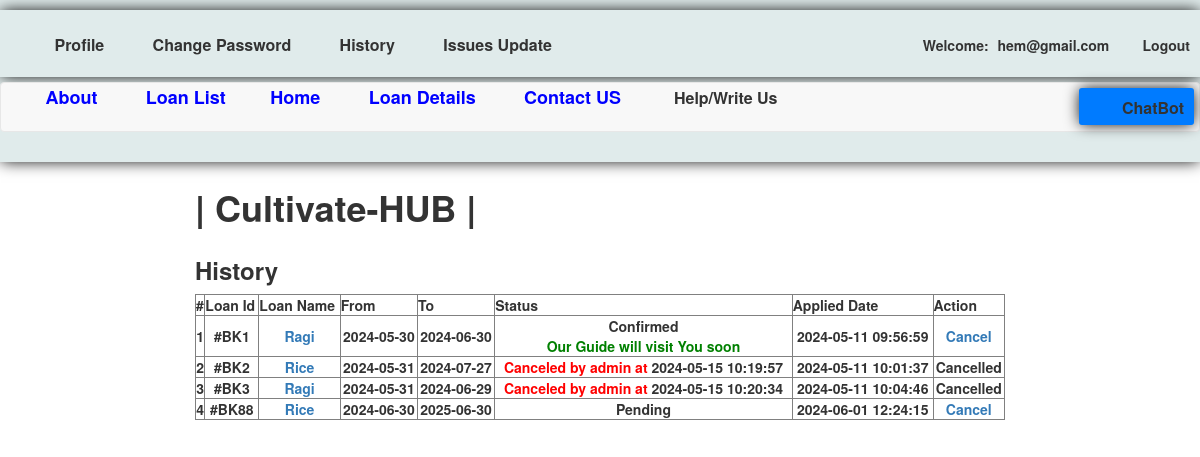
The page /loan-history.php (signed in) on the database its author committed.
### tables this page shows
CREATE TABLE `applying` (
  `BookingId` int(11) NOT NULL,
  `PackageId` int(11) DEFAULT NULL,
  `UserEmail` varchar(100) DEFAULT NULL,
  `FromDate` varchar(100) DEFAULT NULL,
  `ToDate` varchar(100) DEFAULT NULL,
  `Comment` mediumtext DEFAULT NULL,
  `RegDate` timestamp NULL DEFAULT current_timestamp(),
  `status` int(11) DEFAULT NULL,
  `CancelledBy` varchar(5) DEFAULT NULL,
  `UpdationDate` timestamp NULL DEFAULT NULL ON UPDATE current_timestamp()
);

CREATE TABLE `loanpackages` (
  `PackageId` int(11) NOT NULL,
  `PackageName` varchar(200) DEFAULT NULL,
  `PackageType` varchar(150) DEFAULT NULL,
  `PackageLocation` varchar(100) DEFAULT NULL,
  `PackagePrice` int(11) DEFAULT NULL,
  `PackageFetures` varchar(255) DEFAULT NULL,
  `PackageDetails` mediumtext DEFAULT NULL,
  `PackageImage` varchar(100) DEFAULT NULL,
  `Creationdate` timestamp NULL DEFAULT current_timestamp(),
  `UpdationDate` timestamp NULL DEFAULT NULL ON UPDATE current_timestamp()
);

### loan-history.php (the view, shortened to what this page needs)
<?php
include('includes/config.php');
if(strlen($_SESSION['login'])==0)
	{
header('location:index.php');
}
else{
?>
<!DOCTYPE HTML>
<html>
<head>
<link href="css/bootstrap.css" rel='stylesheet' type='text/css' />
<link href="css/headerstyle.css" rel='stylesheet' type='text/css' />
<link href="css/font-awesome.css" rel="stylesheet">
<link href="css/animate.css" rel="stylesheet" type="text/css" media="all">
</head>
<body>
<div class="top-header">
<?php include('includes/header.php');?>
<div class="banner-1 ">
	<div class="container">
		<h1 class="wow zoomIn animated animated" data-wow-delay=".5s" style="visibility: visible; animation-delay: 0.5s; animation-name: zoomIn;"><b>| Cultivate-HUB |</b></h1>
	</div>
</div>
<div class="privacy">
	<div class="container">
		<h3 class="wow fadeInDown animated animated" data-wow-delay=".5s" style="visibility: visible; animation-delay: 0.5s; animation-name: fadeInDown;"><b>History</b></h3>
		<form name="chngpwd" method="post" onSubmit="return valid();">
	<p>
	<table border="1" width="100%">
<center>
<tr align="center">
<th>#</th>
<th>Loan Id</th>
<th>Loan Name</th>
<th>From</th>
<th>To</th>
<th>Status</th>
<th>Applied Date</th>
<th>Action</th>
</tr>
<?php
$uemail=$_SESSION['login'];;
$sql = "SELECT applying.BookingId as bookid,applying.PackageId as pkgid,loanpackages.PackageName as packagename,applying.FromDate as fromdate,applying.ToDate as todate,applying.status as status,applying.RegDate as regdate,applying.CancelledBy as cancelby,applying.UpdationDate as upddate from applying join loanpackages on loanpackages.PackageId=applying.PackageId where UserEmail=:uemail";
$query = $dbh->prepare($sql);
$query -> bindParam(':uemail', $uemail, PDO::PARAM_STR);
$query->execute();
$results=$query->fetchAll(PDO::FETCH_OBJ);
$cnt=1;
if($query->rowCount() > 0)
{
foreach($results as $result)
{	?>
<tr align="center">
<td><?php echo htmlentities($cnt);?></td>
<td>#BK<?php echo htmlentities($result->bookid);?></td>
<td><a href="loan-details.php?pkgid=<?php echo htmlentities($result->pkgid);?>"><?php echo htmlentities($result->packagename);?></a></td>
<td><?php echo htmlentities($result->fromdate);?></td>
<td><?php echo htmlentities($result->todate);?></td>
<td><?php if($result->status==0)
{
echo "Pending";
}
if($result->status==1)
{
echo "Confirmed <br>";
echo "<font color='green'><b>Our Guide will visit You soon</b></font>";
}
if($result->status==2 and $result->cancelby=='a')
{
echo "<font color='red'><b>Canceled by admin at </b></font>" .$result->upddate;
}
?></td>
<td><?php echo htmlentities($result->regdate);?></td>
<?php if($result->status==2)
{
	?><td>Cancelled</td>
<?php } else {?>
<td><a href="loan-history.php?bkid=<?php echo htmlentities($result->bookid);?>" onclick="return confirm('Do you really want to cancel Application')" >Cancel</a></td>
<?php }?>
</tr>
<?php $cnt=$cnt+1; }} ?>
	</table>
			</p>
			</form>
	</div>
</div>
</body>
</html>
<?php } ?>

### includes/header.php (shortened to what this page needs)
<?php if($_SESSION['login'])
{?>
<head>
</head>
<div class="top-header">
	<div class="container1">
		<ul class="tp-hd-lft wow fadeInLeft animated" data-wow-delay=".5s">
			<li class="prnt"><a href="profile.php"><i class="fa fa-home"></i><b>Profile</b></a></li>
				<li class="prnt"><a href="change-password.php"><i class="fa fa-edit"></i><b>Change Password<b></a></li>
			<li class="prnt"><a href="loan-history.php"><i class="fa fa-chevron-circle-right"></i><b>History</b></a></li>
			<li class="prnt"><a href="issues.php"><i class="fa fa-comments-o"></i><b>Issues Update</b></a></li>
		</ul>
		<ul class="tp-hd-rgt wow fadeInRight animated" data-wow-delay=".5s">
			<li class="tol"></b>Welcome:</b></li>
			<li class="sig"><b><?php echo htmlentities($_SESSION['login']);?></b></li>
			<li class="sigi"><a href="logout.php" ><i class="fa fa-external-link"></i><b>Logout</b></a></li>
        </ul>
		<div class="clearfix"></div>
	</div>
</div><?php }?>
<div class="footer wow fadeInLeft animated" data-wow-delay=".5s">
			<nav class="navbar navbar-default">
				<div class="container4" id="bs-example-navbar-collapse-1">
					<ul class="tp-hd-lft wow fadeInLeft animated" data-wow-delay=".5s">
							<li><a href="page.php?type=aboutus"><i class="fa fa-info-circle"></i><font size="4px" color="blue"><b>About</b></font></a></li>
								<li><a href="loan-list.php"><i class="fa fa-list-alt"></i><font size="4px" color="blue"><b>Loan List</b></font></a></li>
			                  </ul>
							  <ul class="tp-hd-rgt wow fadeInRight animated" data-wow-delay=".5s">
							  <button class="btn btn-sm"><i class="fa fa-android"></i>
							  <li class="sig">
							  <a href="chat_index.php"><font size="3px"><b>ChatBot</b></font></a>
							  </li>
							  </button>
							   </ul>
							   <ul class="tp-hd-lft wow fadeInLeft animated" data-wow-delay=".5s">
								<?php if($_SESSION['login'])
{?>
							    <li><a href="userhome.php"><i class="fa fa-cogs"></i><font size="4px" color="blue"><b>Home</b></font></a></li>
                                <li><a href="http://localhost/cultivate/client/pages_client_index.php"><i class="fa fa-inr"></i><font size="4px" color="blue"><b>Loan Details<b></font></a></li>
								<li><a href="enquiry.php"><i class="fa fa-edit"></i><font size="4px" color="blue"><b>Contact US<b></font></a></li>
								<li><a href="#" data-toggle="modal" data-target="#myModal3"><i class="fa fa-comments-o"></i> <b>Help/Write Us</b> </a>  </li>
								<?php } else { ?>
								<li><a href="enquiry.php"><i class="fa fa-exclamation-triangle"></i><font size="4px" color="blue"><b>Enquiry<b></font></a>  </li>
								<?php } ?>
						</ul></b>
				</div>
		<div class="clearfix"></div>
	</div>
</div>

### css/headerstyle.css (style rules this page uses)
.top-header { background-color: #e0ebeb; padding: 10px 0; margin-bottom:5px; box-shadow: 0px 0px 15px -1px rgba(0,0,0); }
.container { width: 70%; margin: 0 auto; }
.container4 { width: 100%; margin: 0 auto; }
.tp-hd-lft { float: left; list-style: none; padding: 0; margin:0px; }
.tp-hd-lft li { display: inline-block; margin-left:25px; font-size:16px; }
.tp-hd-lft a { color: #333; text-decoration: none; }
.tp-hd-rgt { float: right; list-style: none; padding: 0; margin: 0; }
.tp-hd-rgt li { display: inline-block; margin-left: 5px; }
.tp-hd-rgt a { color: #333; text-decoration: none; }
.fa { font-size: 25px; margin-right: 5px; }
.btn-sm { margin:5px; padding: 5px 10px; font-size: 14px; background-color: #007bff; color: #fff; border: none; border-radius: 3px; float:left; box-shadow: 0px 0px 15px -1px rgba(0,0,0); }

### includes/header.php (style rules this page uses)
.tp-hd-lft li { margin-left:20px; }
.container1 { width: 100%; margin: 0 auto; padding:10px; }

### rows shown on the page
applying: BookingId "1", PackageId.PackageName "Ragi", FromDate "2024-05-30", ToDate "2024-06-30", status "Confirmed", RegDate "2024-05-11 09:56:59"
applying: BookingId "2", PackageId.PackageName "Rice", FromDate "2024-05-31", ToDate "2024-07-27", UpdationDate "2024-05-15 10:19:57", RegDate "2024-05-11 10:01:37", status "Cancelled"
applying: BookingId "3", PackageId.PackageName "Ragi", FromDate "2024-05-31", ToDate "2024-06-29", UpdationDate "2024-05-15 10:20:34", RegDate "2024-05-11 10:04:46", status "Cancelled"
applying: BookingId "88", PackageId.PackageName "Rice", FromDate "2024-06-30", ToDate "2025-06-30", status "Pending", RegDate "2024-06-01 12:24:15"

### other values the page prints
$_SESSION['login'] "hem@gmail.com"
